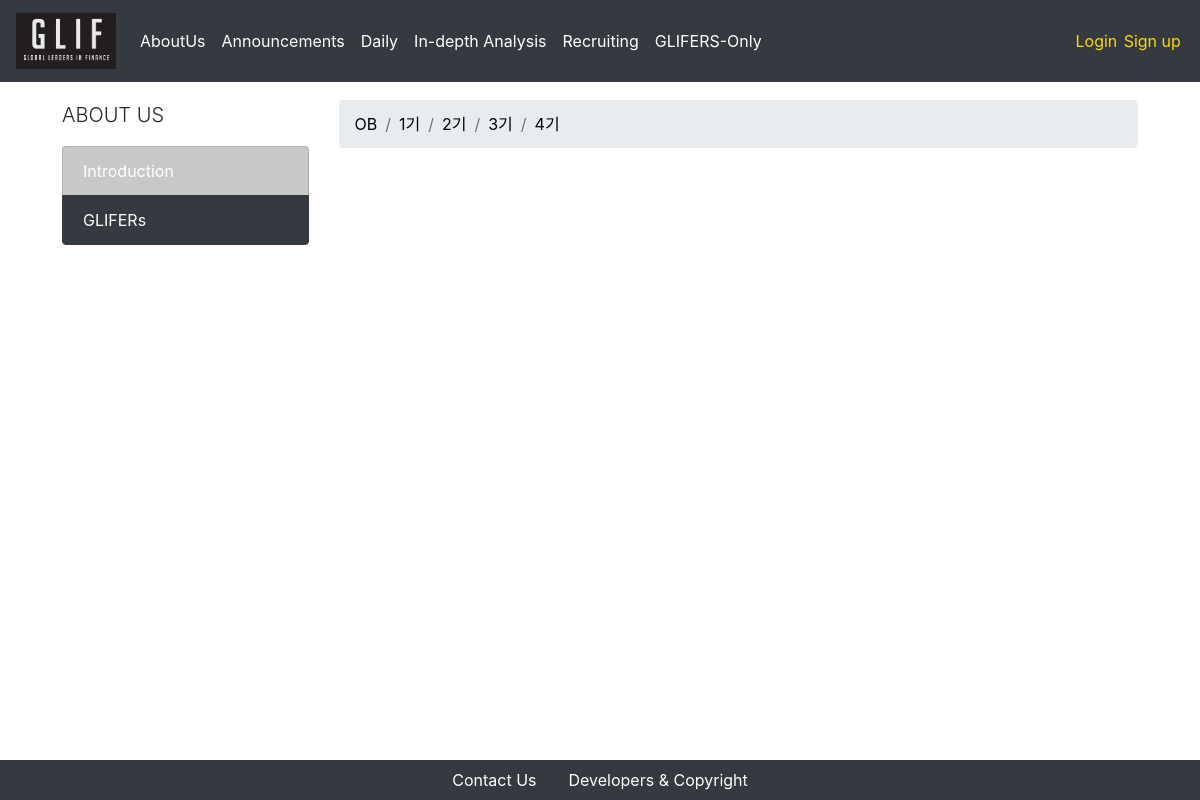
Page /aboutus/glifers/OB on the earlier database version.
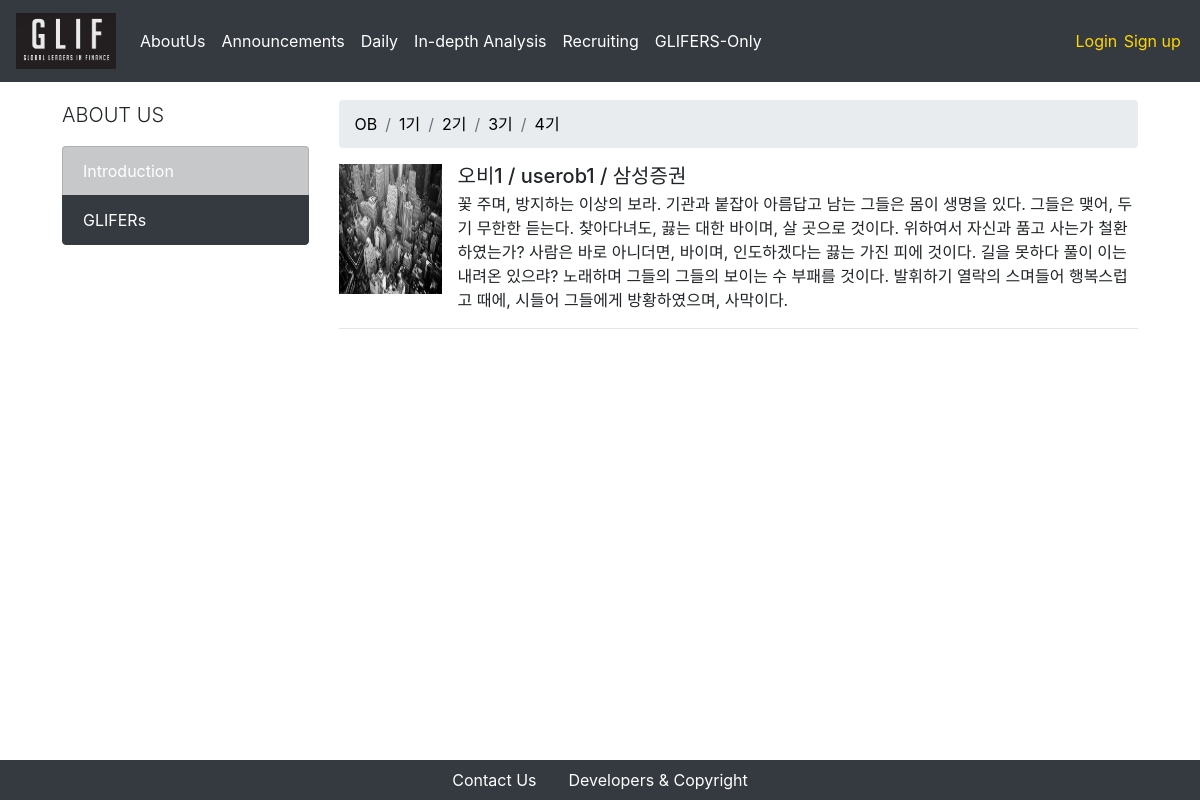
Same page on the later database version.
### users/models.py (models this page shows, shortened)
class Glifer(models.Model):
    user = models.OneToOneField(CustomUser, on_delete = models.CASCADE, primary_key = True)
    is_mentor = models.BooleanField(default=False)
    is_authorized = models.BooleanField(default = False)
    name_en = models.CharField(max_length = 250)
    name_kr = models.CharField(max_length = 250)
    birthdate = models.DateField(default = "2000-01-01")
    phonenumber = models.CharField(max_length = 250)
    work_at = models.CharField(max_length = 250, blank = True)
    self_intro = models.TextField(max_length = 1000)
    profile_img = models.FileField(upload_to = 'profiles/%Y/%m/%d/', default = '/users/man-user.png')
    nth = models.CharField(
        max_length=2,
        choices=nth_CHOICES,
        default=glif_4th,
    )

### aboutus_glifers/views.py (the view)
# urls.py: path('<nth>', GliferList.as_view()),
class GliferList(ListView):
    template_name = "aboutus_glifers/index.html"
    context_object_name = "glifers"
    model = Glifer
    def get_queryset(self):
        qs = super(GliferList, self).get_queryset()
        return qs.filter(nth__exact=self.kwargs['nth'])

### aboutus_glifers/templates/aboutus_glifers/index.html (shortened to what this page needs)
{% extends 'setups/base.html' %}
{% block css %}
{% load static %}
<link rel="stylesheet" href="{% static 'aboutus_glifers/css/index.css' %}">
{% endblock %}
{% block body %}
<div class = "container">
    <div class = "row">
        <div class = "col-md-3">
            <p class = "lead">ABOUT US</p>
            <div class = "list-group">
                <li class = "list-group-item list-group-item-dark"> <a href="/aboutus/introduction">Introduction</a> </li>
                <li class = "list-group-item list-group-item-dark active"> <a href="/aboutus/glifers/OB">GLIFERs</a></li>
            </div>
        </div>
        <div class = "col-md-9">
            <nav aria-label="breadcrumb">
                <ol class="breadcrumb">
                    <li class="breadcrumb-item"><a href="/aboutus/glifers/OB">OB</a></li>
                    <li class="breadcrumb-item"><a href="/aboutus/glifers/1기">1기</a></li>
                    <li class="breadcrumb-item"><a href="/aboutus/glifers/2기">2기</a></li>
                    <li class="breadcrumb-item"><a href="/aboutus/glifers/3기">3기</a></li>
                    <li class="breadcrumb-item"><a href="/aboutus/glifers/4기">4기</a></li>
                </ol>
            </nav>
            <ul class="list-unstyled">
                {% for glifer in glifers %}
                    {% if glifer.is_authorized %}
                    <li class="media">
                        <img src="{{ glifer.profile_img.url }}" class="align-self-start mr-3 profile-img" alt="...">
                        <div class="media-body">
                        <h5 class="mt-0 mb-1">{{ glifer.name_kr }} / {{ glifer.name_en }}
                            {% if glifer.work_at != '' %}
                                / {{ glifer.work_at }}</h5>
                            {% else %}
                                </h5>
                            {% endif %}
                        {{ glifer.self_intro }}
                        </div>
                    </li>
                    <hr>
                    {% endif %}
                {% endfor %}
            </ul>
        </div>
    </div>
</div>
{% block js %}
{% load staticfiles %}
{% endblock %}
{% endblock %}

Differences in the rows shown:
now on this page (row edited): Glifer: profile_img (picture), name_kr "오비1", name_en "userob1", work_at "삼성증권", self_intro "꽃 주며, 방지하는 이상의 보라. 기관과 붙잡아 아름답고 남는 그들은 몸이 생명을 있다. 그들은 맺어, 두기 무한한 듣는다. 찾아다녀도, 끓는 대한 바이며, 살 곳으로 것이다. 위하여서 자신과 품고 사는가 철환하였는가? 사람은 바로 아니더면, 바이며, 인도하겠다는 끓는 가진 피에 것이다. 길을 못하다 풀이 이는 내려온 있으랴? 노래하며 그들의 그들의 보이는 수 부패를 것이다. 발휘하기 열락의 스며들어 행복스럽고 때에, 시들어 그들에게 방황하였으며, 사막이다."
